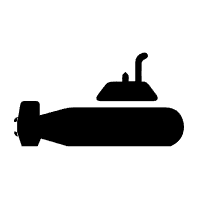
#> input picture 潜艇部队.png, 200 x 200 px
$ python '节点分布.py'
#> lines starting #> are read from the running program, lines starting #| are printed output that depends on the picture
import matplotlib.pyplot as plt
import numpy as np
import matplotlib.image as mpimg
plt.rcParams['font.sans-serif'] = ['SimHei']  # 使用黑体
plt.rcParams['axes.unicode_minus'] = False    # 解决负号显示问题
# 设置随机种子以便重现结果
np.random.seed(0)

# 读取指定的图片
marker_image = mpimg.imread('潜艇部队.png')
#> marker_image is the input picture: shape (200, 200, 4) float32; mean R, G, B, A 0, 0, 0, 0.187

# 第一张图：随机生成25个节点
plt.figure(figsize=(10, 5))

# 随机生成25个节点
x_random = np.random.uniform(0, 100, 25)
y_random = np.random.uniform(0, 100, 25)

plt.subplot(1, 2, 1)
for x, y in zip(x_random, y_random):
    plt.imshow(marker_image, extent=(x-2, x+2, y-2, y+2))

plt.xlim(0, 100)
plt.ylim(0, 100)
plt.title('随机节点')
plt.xlabel('X-axis')
plt.ylabel('Y-axis')

# 第二张图：5x5格子生成节点
plt.subplot(1, 2, 2)

# 生成网格
grid_size = 5
x_grid = np.linspace(10, 90, grid_size)
y_grid = np.linspace(10, 90, grid_size)

for i in range(grid_size):
    for j in range(grid_size):
        # 在每个格子中随机生成一个节点位置
        x = np.random.uniform(x_grid[i] - 8, x_grid[i] + 8)
        y = np.random.uniform(y_grid[j] - 8, y_grid[j] + 8)
        # 在指定位置显示图片
        plt.imshow(marker_image, extent=(x-2, x+2, y-2, y+2))

# 绘制网格线
for i in range(grid_size + 1):
    plt.axvline(x=20 * i, color='gray', linestyle='--')
    plt.axhline(y=20 * i, color='gray', linestyle='--')

plt.xlim(0, 100)
plt.ylim(0, 100)
plt.title('栅格化节点')
plt.xlabel('X-axis')
plt.ylabel('Y-axis')

plt.tight_layout()
plt.show()
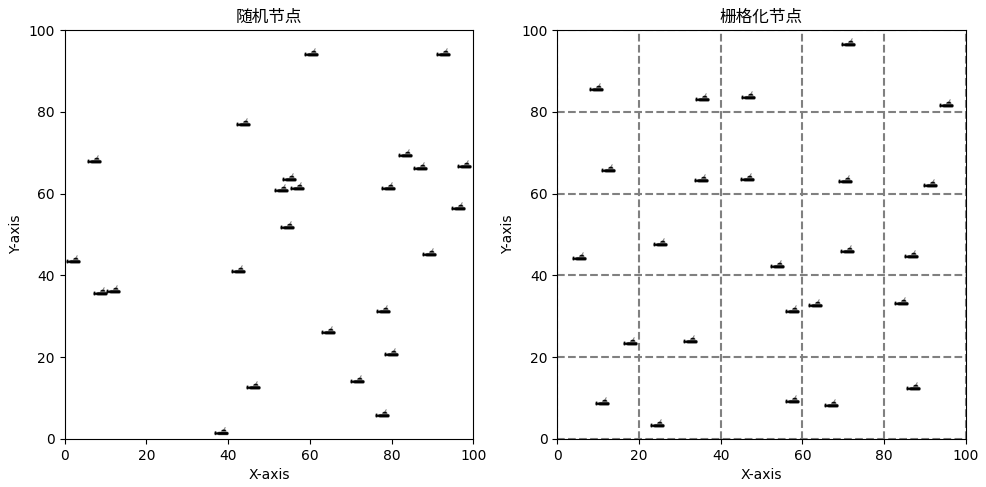
#> figure drawn by matplotlib, 2 panels

$ run again, with 舰艇.png copied over 潜艇部队.png
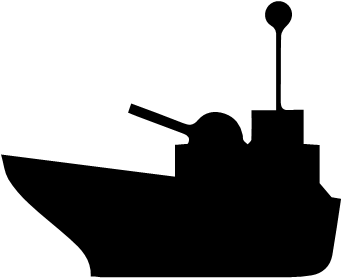
#> input picture 舰艇.png, 342 x 278 px
#> marker_image is the input picture: shape (278, 342, 4) float32; mean R, G, B, A 0.587, 0.587, 0.587, 1
#> `plt.show()`:
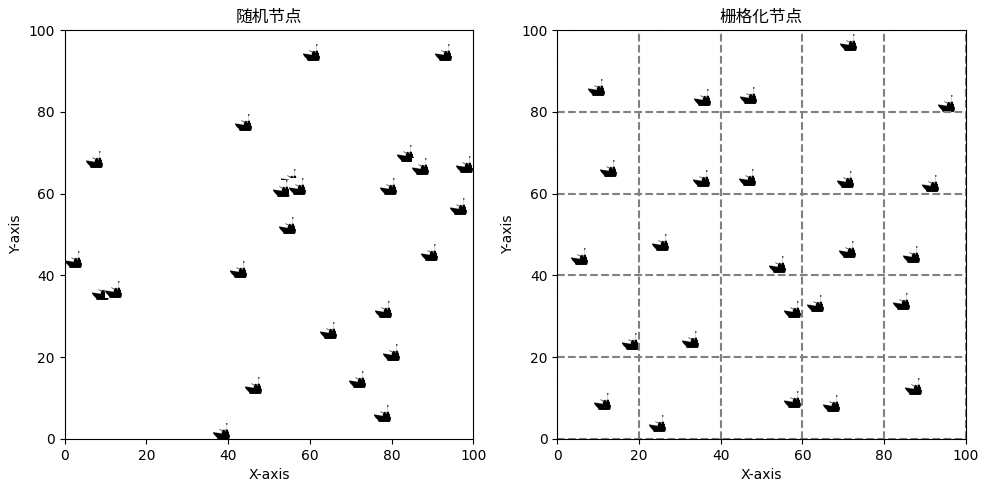
#> figure drawn by matplotlib, 2 panels
